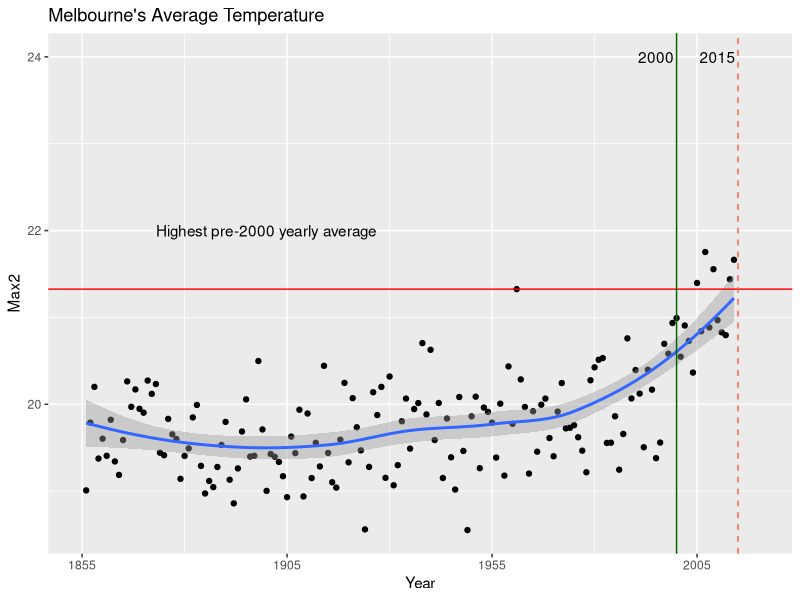

This chart was generated by the following R code:
data1<-read.csv("data/melbourne.csv", header = TRUE)
#data1<-read.csv("melbourne.csv", header = TRUE)
#aggregate(data$Max_Temp ~ data$Month, FUN = mean)
#aggregate(cbind(data$Month, data$Max_Temp) ~ data$Year, FUN = mean)


#mth = number, c(vector) or range x:y
mth <- 1:12
#mth <- c(12,1,2)
par(mfcol = c(1,1))

newdata2 <- data1[data1$Month %in% mth,]
aggdata2 <- aggregate(newdata2$Max ~ newdata2$Year, data = newdata2, mean, na.rm=TRUE)
newnames2 <- c("Year2", "Max2")
colnames(aggdata2) <- newnames2

# For months (159 = 2013)
aggdata2 <- aggdata2[2:160,]

# For Years
#aggdata2 <- aggdata2[2:159,]

#Max pre 2000 temperature
mt <- max(aggdata2$Max2[2:146])

library(ggplot2)
ggplot(aggdata2, aes(Year2,Max2)) + 
  geom_point() + 
  geom_smooth() + 
  geom_hline(yintercept = mt, color="red") +
  geom_vline(xintercept = 2015, color="tomato1", linetype = "dashed") +
  geom_vline(xintercept = 2000, color="darkgreen", linetype = "solid") +
  ggtitle("Melbourne's Average Temperature") + 
  annotate("text", label = "Highest pre-2000 yearly average", x = 1900, y = 22) + 
  annotate("text", label = "2015", x = 2010, y = 24) + 
  annotate("text", label = "2000", x = 1995, y = 24) + 
  scale_x_continuous("Year",limits=c(1855,2020), breaks=seq(1855,2020, 50)) 
  #scale_y_continuous("Average Temperature, ?C",limits=c(10,25), breaks=seq(10,25, 2))
